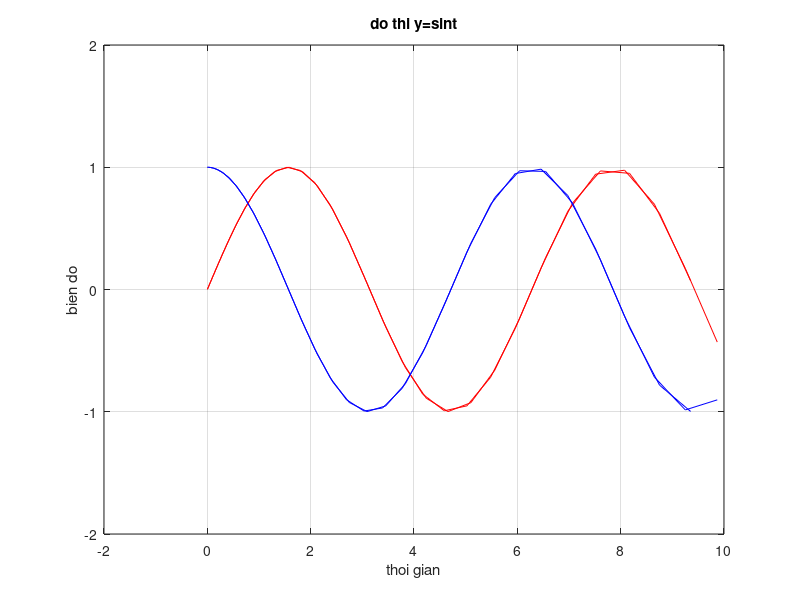

Recreate this plot in MATLAB.
t = -pi:0.1:pi;
t=t.^2;
y = sin(t);
plot(t,y,'r');
xlabel('thoi gian');
ylabel('bien do');
title('do thi y=sint');
grid on;
ylim([-2 2]);
xlim([ -2 10]);
z= cos(t);
hold on;
plot(t,z,'b');
